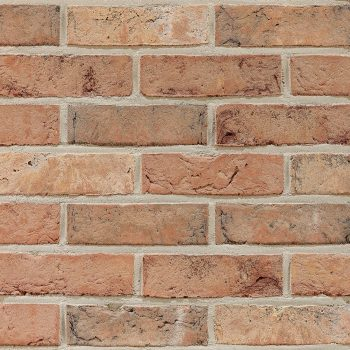
#> input picture WebService/ImageComparisonPythonService/fascades/slika14.jpg, 350 x 350 px
$ python brickCount.py
#> lines starting #> are read from the running program, lines starting #| are printed output that depends on the picture; after the words box and inside, x2 and y2 are one past the last pixel; in counts of white or black regions, pixels touching at a corner belong together
import numpy as np
import cv2
import skimage.filters
from skimage.filters import threshold_local
from skimage.filters import threshold_yen
from skimage.exposure import rescale_intensity
from skimage import measure
import random

img = cv2.imread('fascades/slika14.jpg')
#> img is the input picture: shape (350, 350, 3); mean B, G, R 117.7, 142.8, 177.3

#downscale the image because Canny tends to work better on smaller images
w, h, c = img.shape
#> w = 350; h = 350; c = 3
resize_coeff = 0.25
img = cv2.resize(img, (int(resize_coeff*h), int(resize_coeff*w)))
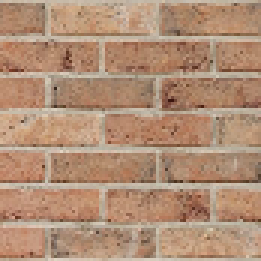
#> img: shape (87, 87, 3) (shown 3 times larger); mean B, G, R 117.6, 142.7, 177.3

#find edges, then contours
canny = cv2.Canny(img, 50, 150)
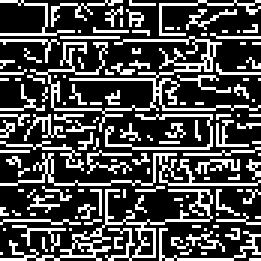
#> canny: shape (87, 87) (shown 3 times larger); 29.3% white in thin lines or dots
contours, _ = cv2.findContours(canny, cv2.RETR_TREE, cv2.CHAIN_APPROX_SIMPLE)
#> contours = 155 contours, 149 with area under 20; largest, box (x1, y1, x2, y2) and area: (0, 63, 71, 87) 142, (10, 12, 87, 44) 60, (45, 76, 52, 86) 42, (23, 80, 32, 86) 26, (0, 51, 87, 62) 22, (24, 78, 35, 82) 20

#draw the contours, do morphological close operation
#to close possible small gaps, then find contours again on the result
w, h, c = img.shape
#> w = 87; h = 87
blank = np.zeros((w, h)).astype(np.uint8)
cv2.drawContours(blank, contours, -1, 1, 1)
#> blank: shape (87, 87); values 0 (black) and 1 (white), 29.3% white in thin lines or dots
blank = cv2.morphologyEx(blank, cv2.MORPH_CLOSE, np.ones((3, 3), np.uint8))
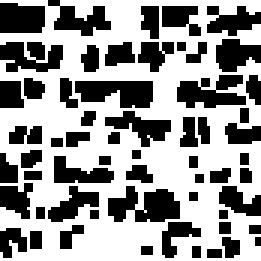
#> blank: shape (87, 87) (shown 3 times larger); values 0 (black) and 1 (white), 58.9% white; 59 black regions (21 under 20 px)
contours, _ = cv2.findContours(blank, cv2.RETR_TREE, cv2.CHAIN_APPROX_SIMPLE)
#> contours = 55 contours, 15 with area under 20; largest, box (x1, y1, x2, y2) and area: (0, 0, 87, 87) 6291, (24, 26, 52, 37) 216, (34, 36, 58, 50) 156, (58, 26, 83, 37) 152, (44, 62, 61, 75) 146

#keep only contours of more or less correct area and perimeter
contours = [c for c in contours if 100 < cv2.contourArea(c)]
#> contours = 9 contours; largest, box (x1, y1, x2, y2) and area: (0, 0, 87, 87) 6291, (24, 26, 52, 37) 216, (34, 36, 58, 50) 156, (58, 26, 83, 37) 152, (44, 62, 61, 75) 146
contours = [c for c in contours if cv2.arcLength(c, True) < 800]
cv2.drawContours(img, contours, -1, (0, 0, 255), 1)
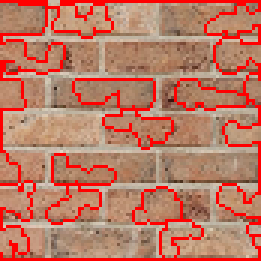
#> img: shape (87, 87, 3) (shown 3 times larger); 14.07% of pixels changed, all inside (x1, y1, x2, y2) = (0, 0, 87, 87)

print(len(contours))
#| 9

cv2.imshow("contours", img)
cv2.waitKey(0)

$ run again, with WebService/ImageComparisonPythonService/fascades/slika10.jpg copied over WebService/ImageComparisonPythonService/fascades/slika14.jpg
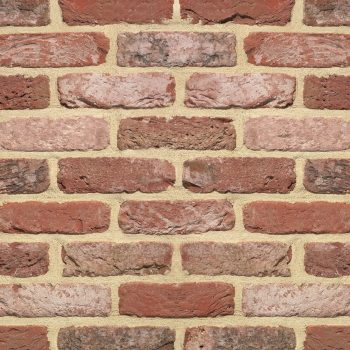
#> input picture WebService/ImageComparisonPythonService/fascades/slika10.jpg, 350 x 350 px
#> img is the input picture: shape (350, 350, 3); mean B, G, R 118.7, 141.7, 179.3
#> `canny = cv2.Canny(img, 50, 150)`:
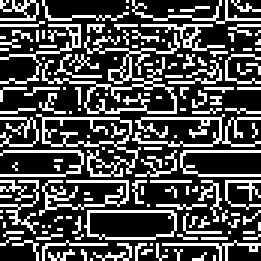
#> canny: shape (87, 87) (shown 3 times larger); 29.7% white in thin lines or dots
#> `contours, _ = cv2.findContours(canny, cv2.RETR_TREE, cv2.CHAIN_APPROX_..`: contours = 171 contours, 160 with area under 20; largest, box (x1, y1, x2, y2) and area: (14, 11, 60, 38) 280, (12, 38, 47, 59) 280, (28, 70, 59, 80) 249, (29, 70, 59, 80) 245, (14, 39, 44, 49) 230
#> `contours, _ = cv2.findContours(blank, cv2.RETR_TREE, cv2.CHAIN_APPROX_..`: contours = 62 contours, 23 with area under 20; largest, box (x1, y1, x2, y2) and area: (0, 0, 87, 87) 6297, (29, 70, 59, 80) 241, (20, 39, 36, 49) 96, (24, 60, 40, 69) 94, (66, 7, 78, 16) 77
#> `contours = [c for c in contours if 100 < cv2.contourArea(c)]`: contours = 2 contours; box (x1, y1, x2, y2) and area: (0, 0, 87, 87) 6297, (29, 70, 59, 80) 241
#> `cv2.drawContours(img, contours, -1, (0, 0, 255), 1)`:
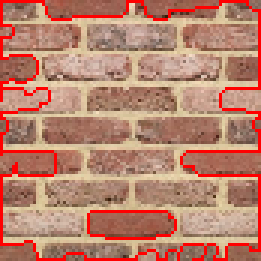
#> img: shape (87, 87, 3) (shown 3 times larger); mean B, G, R 109.1, 130.1, 185.4
#| 2
